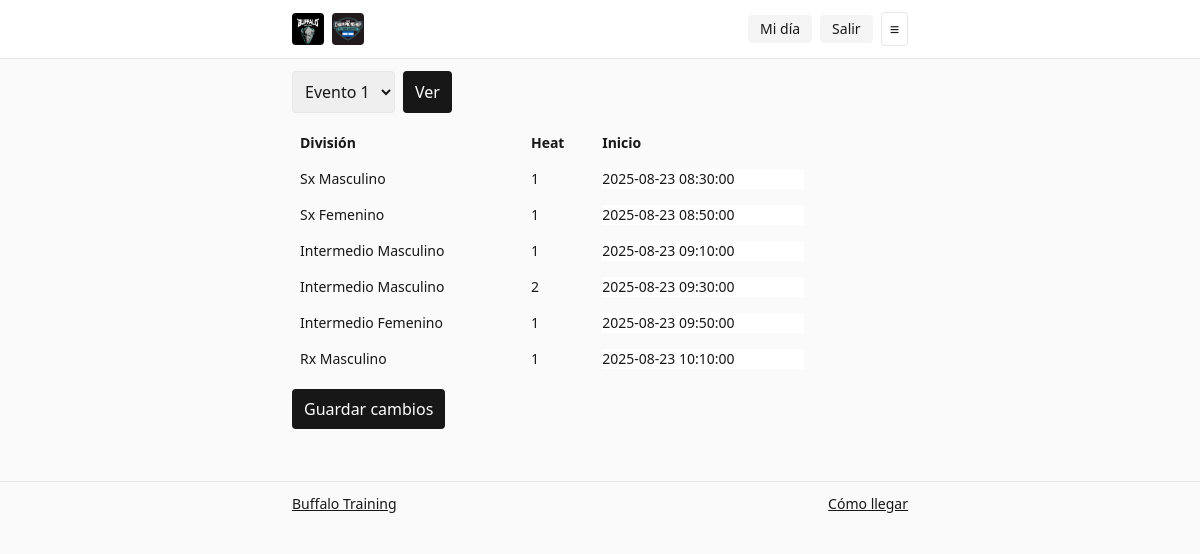
Page /staff/schedule (signed in) on the committed database.
### core/models.py (models this page shows, shortened)
class Event(models.Model):
    TYPE_CHOICES = (('time','Time'), ('amrap','AMRAP'), ('max','Max'))
    number = models.PositiveSmallIntegerField()   # 1..3
    name = models.CharField(max_length=80)
    type = models.CharField(max_length=8, choices=TYPE_CHOICES)
    cap_seconds = models.PositiveIntegerField(default=0)
    tiebreak_enabled = models.BooleanField(default=False)
    description_md = models.TextField(blank=True)   # WOD + estándares (Markdown)
    media_urls = models.TextField(blank=True)       # optional: 1 per line
    class Meta: ordering = ['number']

class Heat(models.Model):
    event = models.ForeignKey(Event, on_delete=models.CASCADE)
    division = models.ForeignKey(Division, on_delete=models.PROTECT)
    number = models.PositiveSmallIntegerField()     # Heat 1, 2…
    start_time = models.DateTimeField()
    lane_count = models.PositiveSmallIntegerField(default=8)
    class Meta:
        unique_together = ('event','division','number')
        ordering = ['start_time']

class Division(models.Model):
    SEX_CHOICES = (('M','Masculino'), ('F','Femenino'))
    CAT_CHOICES = (('sx','Sx'), ('intermedio','Intermedio'), ('rx','Rx'))
    sex = models.CharField(max_length=1, choices=SEX_CHOICES)
    category = models.CharField(max_length=12, choices=CAT_CHOICES)
    display_name = models.CharField(max_length=40)
    sort_order = models.PositiveIntegerField(default=0)
    class Meta:
        unique_together = ('sex','category')
        ordering = ['sort_order']

### core/views.py (the view)
# urls.py: path('staff/schedule', views.staff_schedule, name='staff_schedule'),
@staff_member_required
def staff_schedule(request):
    event_num = int(request.GET.get('event', 1))
    event = get_object_or_404(Event, number=event_num)
    HeatFormSet = modelformset_factory(Heat, fields=('start_time',), extra=0)
    qs = Heat.objects.filter(event=event).select_related('division').order_by('division__sort_order','number')
    if request.method == 'POST':
        formset = HeatFormSet(request.POST, queryset=qs)
        if formset.is_valid():
            formset.save()
            return redirect(request.get_full_path())
    else:
        formset = HeatFormSet(queryset=qs)
    return render(request, 'staff/schedule.html', {'event': event, 'formset': formset, 'heats': qs})

### templates/staff/schedule.html (shortened to what this page needs)
{% extends 'base.html' %}
{% block content %}
<form method="get" class="flex gap-2 mb-3">
  <select name="event" class="border rounded p-2">
    <option value="1" {% if event.number == 1 %}selected{% endif %}>Evento 1</option>
  </select>
  <button class="px-3 py-2 rounded bg-neutral-900 text-white">Ver</button>
</form>
<form method="post">
  <table class="min-w-full text-sm">
    <thead>
      <tr class="text-left">
        <th class="p-2">División</th>
        <th class="p-2">Heat</th>
        <th class="p-2">Inicio</th>
      </tr>
    </thead>
    <tbody>
      {% for form in formset.forms %}
        {% with heat=form.instance %}
          <tr>
            <td class="p-2">{{ heat.division.display_name }}</td>
            <td class="p-2">{{ heat.number }}</td>
            <td class="p-2">
              {{ form.start_time }}
            </td>
          </tr>
        {% endwith %}
      {% endfor %}
    </tbody>
  </table>
  <button class="mt-3 px-3 py-2 rounded bg-neutral-900 text-white">Guardar cambios</button>
</form>
{% endblock %}

### rows in the picture
Event: event "Evento 1"
Heat: division.display_name "Sx Masculino", number "1"
Heat: division.display_name "Sx Femenino", number "1"
Heat: division.display_name "Intermedio Masculino", number "1"
Heat: division.display_name "Intermedio Masculino", number "2"
Heat: division.display_name "Intermedio Femenino", number "1"
Heat: division.display_name "Rx Masculino", number "1"
